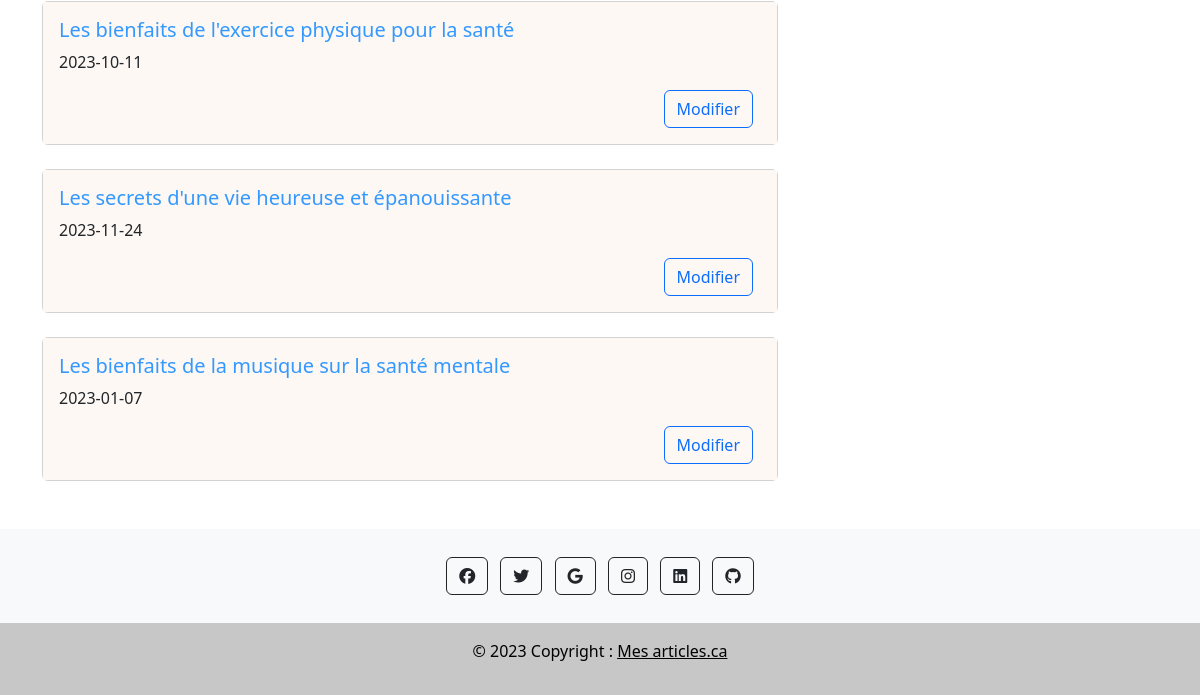
/admin (lower part), run on an earlier commit of the app's database.
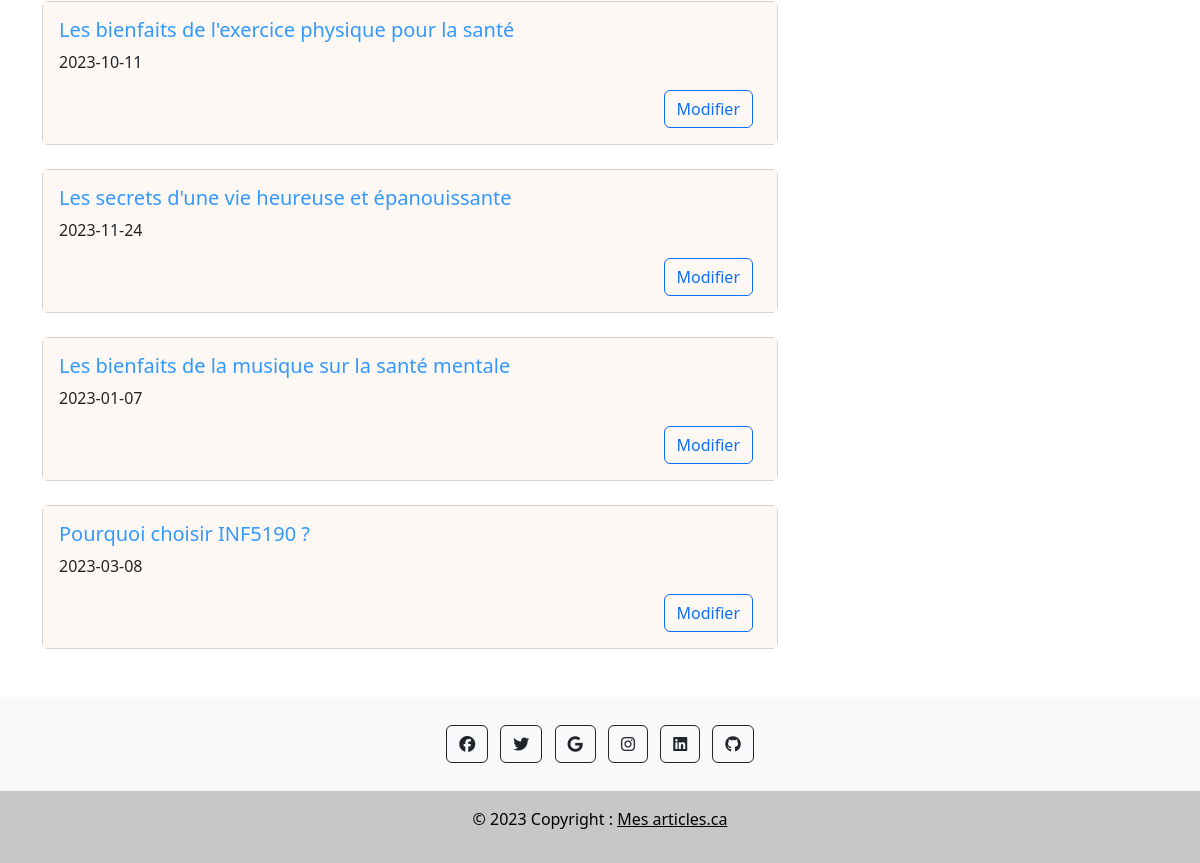
And on a later commit of the database.
### tables this page shows
CREATE TABLE article (
  id integer primary key,
  titre varchar(100),
  identifiant varchar(50),
  auteur varchar(100),
  date_publication text,
  paragraphe varchar(500)
);

### index.py (the view)
@app.route("/admin", methods=["GET"])
def display_admin_page():
    article_db = get_db().get_all_articles()
    results = ({"titre": i[0], "identifiant": i[1], "date_publi": i[2]} for i in article_db)
    return render_template("page_admin.html", articles=results)

### database.py (called while the page is built)
    def get_connection(self):
        if self.connection is None:
            self.connection = sqlite3.connect("database/database.db")
        return self.connection

    def get_all_articles(self):
        cursor = self.get_connection().cursor()
        articles = cursor.execute("select titre, identifiant, date_publication from article").fetchall()
        return [(i[0], i[1], i[2]) for i in articles]

### index.py (called while the page is built)
def get_db():
    db = getattr(g, "_database", None)
    if db is None:
        g.database = Database()
    return g.database

### templates/page_admin.html (shortened to what this page needs)
{% extends "layout.html" %}
{% block content %}
  <br>
  <main class="container">
    <div class="row">
      <div class="col-md-8 blog-main">
        {% for article in articles %}
        <div class="col-sm-12 mb-12 mb-sm-12">
          <div class="card">
            <div class="card-body back-yellow">
              <h5 class="card-title modif-title">{{ article['titre'] }}</h5>
              <p class="card-text">{{ article['date_publi'] }}</p>
              <div class="d-grid gap-2 d-md-flex justify-content-md-end">
                <form action="{{url_for('update_article',identifiant=article['identifiant'])}}">
                  <button class="btn btn-outline-primary me-md-2">Modifier</button>
                </form>
              </div>
            </div>
          </div>
        </div>
        <br>
        {% endfor %}
        </div>
        <aside class="col-md-4 blog-sidebar">
          <br>
          <br>
          <br>
        </aside>
    </div>
    <br>
  </main>
{% endblock %}

### templates/layout.html (shortened to what this page needs)
<!doctype html>
<html lang="fr">
<head>
  <link rel="stylesheet" href="{{ url_for('static', filename = 'css/bootstrap.min.css') }}">
  <link rel="stylesheet" href="{{ url_for('static', filename = 'css/style.css') }}">
</head>
<body>
  {% block content %} {% endblock %}
  <footer class="text-center text-white bg-body-tertiary ">
    <div class="container p-4 pb-0">
      <div class="mb-4">
        <a class="btn btn-outline-dark btn-floating m-1" href="https://facebook.com" role="button"><i class="fa-brands fa-facebook"></i></a>
        <a class="btn btn-outline-dark btn-floating m-1" href="https://twitter.com" role="button"><i class="fa-brands fa-twitter"></i></a>
        <a class="btn btn-outline-dark btn-floating m-1" href="https://google.com" role="button"><i class="fa-brands fa-google"></i></a>
        <a class="btn btn-outline-dark btn-floating m-1" href="https://instagram.com" role="button"><i class="fa-brands fa-instagram"></i></a>
        <a class="btn btn-outline-dark btn-floating m-1" href="https://www.linkedin.com/in/goueyeya" role="button"><i class="fa-brands fa-linkedin"></i></a>
        <a class="btn btn-outline-dark btn-floating m-1" href="https://github.com/goueyeya" role="button"><i class="fa-brands fa-github"></i></a>
      </div>
    </div>
    <div class="text-center p-3 text-black under">
      <p>© 2023 Copyright : <a class="text-black" href="{{ url_for('display_index_page') }}">Mes articles.ca</a></p>
    </div>
  </footer>
</body>
</html>

### static/css/style.css (style rules this page uses)
html, body { height : 100%; }
footer .under { background-color: rgba(0, 0, 0, 0.2); }
footer { bottom : 0 ; }
.modif-title { color: #3398FF; }
.back-yellow { background-color: #FDF8F3; }

What changed in the data, as far as the page shows it:
added article: titre "Pourquoi choisir INF5190 ?", date_publi "2023-03-08"
